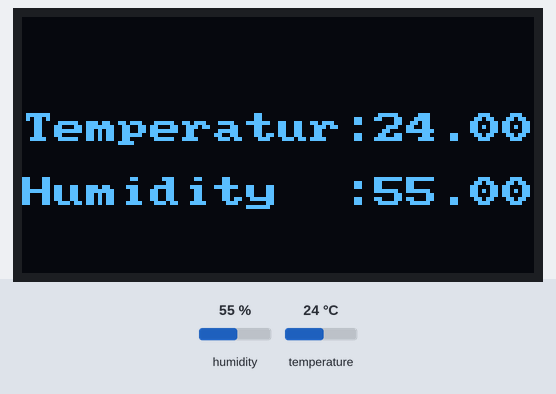
The sketch below on a simulated ESP32. Shown: 128×64 one-colour display. Inputs (shaded band) come from the test bench; at power-on: humidity 55 %, temperature 24 °C. WiFi joins after 1.5 s; servers stay silent unless stated; what the sketch prints to the serial monitor is not drawn.

Above: at 3.2 s.
3.3 s: humidity set to 22 %
At 4.6 s:
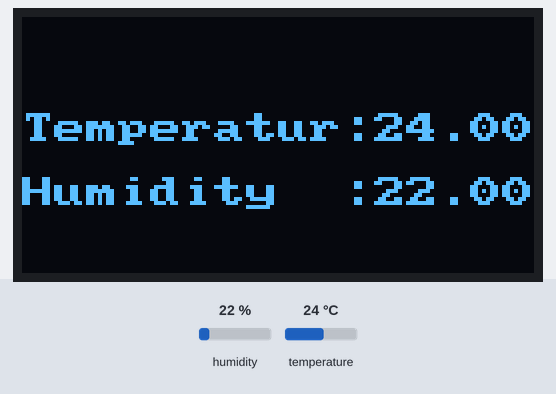
5.5 s: temperature set to 12 °C
At 6.5 s:
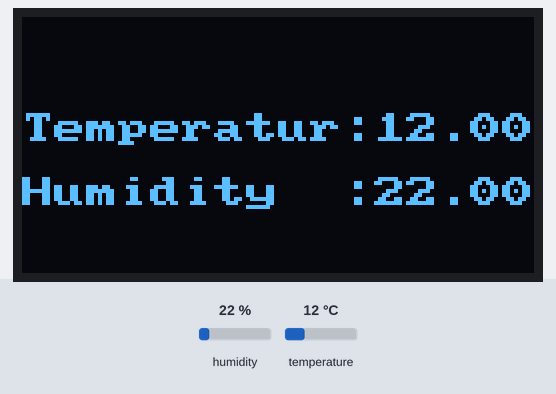
7.5 s: humidity set to 40 %
At 8.9 s:
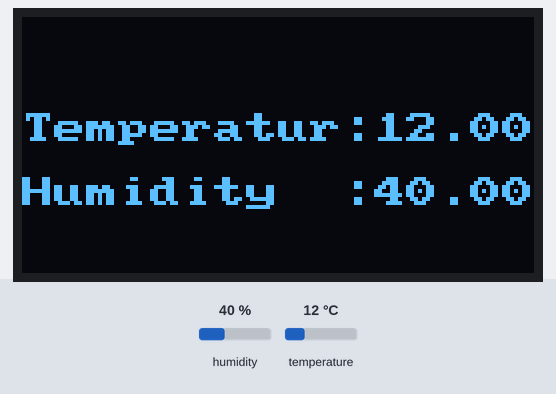
9.5 s: temperature set to 19 °C
At 10.8 s:
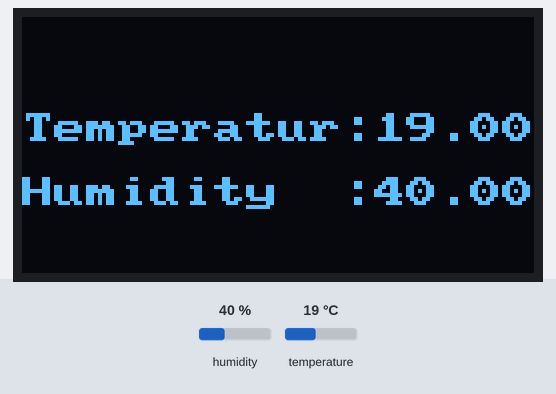
Timing chart, 0 to 12.5 s (numbered marks = the images above; inputs shaded):
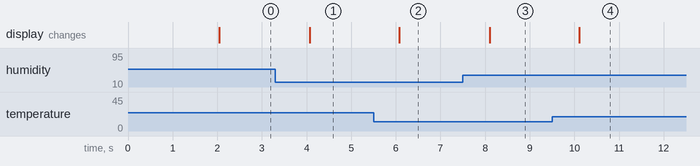

Measured:
- after the input at 3.3 s, the display: changes after 0.77 s (image 1)
- after the input at 5.5 s, the display: changes after 0.58 s (image 2)
- after the input at 7.5 s, the display: changes after 0.60 s (image 3)
- after the input at 9.5 s, the display: changes after 0.61 s (image 4)

The sketch:

ESP32_Temp_Web_Server_OLED.ino
```cpp
#include "WiFi.h"
#include "ESPAsyncWebServer.h"
#include <Adafruit_Sensor.h>
#include <DHT.h>
#include <Arduino.h>
#include <U8x8lib.h>
#ifdef U8X8_HAVE_HW_SPI
#include <SPI.h>
#endif

U8X8_SSD1306_128X64_NONAME_SW_I2C u8x8(/* clock=*/ 15, /* data=*/ 4, /* reset=*/ 16);


const char* ssid = "XXXXXX";
const char* password = "XXXXXXX";

#define DHTPIN 27     // Digital pin connected to the DHT sensor

//#define DHTTYPE    DHT11     // DHT 11
#define DHTTYPE    DHT22     // DHT 22 (AM2302)
//#define DHTTYPE    DHT21     // DHT 21 (AM2301)

DHT dht(DHTPIN, DHTTYPE);

AsyncWebServer server(80);

String readDHTTemperature() {

  float t = dht.readTemperature();
  if (isnan(t)) {
    Serial.println("Failed to read from DHT sensor!");
    return "--";
  }
  else {
    //Serial.println(t);
    return String(t);
  }
}

String readDHTHumidity() {
  float h = dht.readHumidity();
  if (isnan(h)) {
    Serial.println("Failed to read from DHT sensor!");
    return "--";
  }
  else {
    //Serial.println(h);
    return String(h);
  }
}

const char index_html[] PROGMEM = R"rawliteral(
<!DOCTYPE HTML><html>
<head>
  <meta name="viewport" content="width=device-width, initial-scale=1">
  <link rel="stylesheet" href="https://use.fontawesome.com/releases/v5.7.2/css/all.css" integrity="sha384-fnmOCqbTlWIlj8LyTjo7mOUStjsKC4pOpQbqyi7RrhN7udi9RwhKkMHpvLbHG9Sr" crossorigin="anonymous">
  <style>
    html {
     font-family: Arial;
     display: inline-block;
     margin: 0px auto;
     text-align: center;
    }
    h2 { font-size: 3.0rem; }
    p { font-size: 3.0rem; }
    .units { font-size: 1.2rem; }
    .dht-labels{
      font-size: 1.5rem;
      vertical-align:middle;
      padding-bottom: 15px;
    }
  </style>
</head>
<body>
  <h2>ESP32 DHT Server</h2>
  <p>
    <i class="fas fa-thermometer-half" style="color:#059e8a;"></i>
    <span class="dht-labels">Temperature</span>
    <span id="temperature">%TEMPERATURE%</span>
    <sup class="units">&deg;C</sup>
  </p>
  <p>
    <i class="fas fa-tint" style="color:#00add6;"></i>
    <span class="dht-labels">Humidity</span>
    <span id="humidity">%HUMIDITY%</span>
    <sup class="units">%</sup>
  </p>
</body>
<script>
setInterval(function ( ) {
  var xhttp = new XMLHttpRequest();
  xhttp.onreadystatechange = function() {
    if (this.readyState == 4 && this.status == 200) {
      document.getElementById("temperature").innerHTML = this.responseText;
    }
  };
  xhttp.open("GET", "/temperature", true);
  xhttp.send();
}, 10000 ) ;

setInterval(function ( ) {
  var xhttp = new XMLHttpRequest();
  xhttp.onreadystatechange = function() {
    if (this.readyState == 4 && this.status == 200) {
      document.getElementById("humidity").innerHTML = this.responseText;
    }
  };
  xhttp.open("GET", "/humidity", true);
  xhttp.send();
}, 10000 ) ;
</script>
</html>)rawliteral";

// Replaces placeholder with DHT values
String processor(const String& var){
  //Serial.println(var);
  if(var == "TEMPERATURE"){
    return readDHTTemperature();
  }
  else if(var == "HUMIDITY"){
    return readDHTHumidity();
  }
  return String();
}

void setup(void){

  // Serial port for debugging purposes
  Serial.begin(115200);
  u8x8.begin();
  dht.begin();

  // Connect to Wi-Fi
  WiFi.begin(ssid, password);
  while (WiFi.status() != WL_CONNECTED) {
    delay(1000);
    Serial.println("Connecting to WiFi..");
  }

  // Print ESP32 Local IP Address
  Serial.println(WiFi.localIP());

  // Route for root / web page
  server.on("/", HTTP_GET, [](AsyncWebServerRequest *request){
    request->send_P(200, "text/html", index_html, processor);
  });
  server.on("/temperature", HTTP_GET, [](AsyncWebServerRequest *request){
    request->send_P(200, "text/plain", readDHTTemperature().c_str());
  });
  server.on("/humidity", HTTP_GET, [](AsyncWebServerRequest *request){
    request->send_P(200, "text/plain", readDHTHumidity().c_str());
  });

  // Start server
  server.begin();
}

void loop(void){
  String temp = "Temperatur:" + readDHTTemperature();
  String humi = "Humidity  :" + readDHTHumidity();
  u8x8.setFont(u8x8_font_pxplustandynewtv_f);
  //u8x8.setCursor(0, 0);
  //u8x8.print(temp);
  u8x8.drawString(0, 3,temp.c_str());
  Serial.println(temp);
  u8x8.setFont(u8x8_font_pxplustandynewtv_f);
  //u8x8.setCursor(0, 2);
  //u8x8.print(humi);
  u8x8.drawString(0, 5,humi.c_str());
  Serial.println(humi);
  u8x8.refreshDisplay();
  delay(2000);
 }
```
